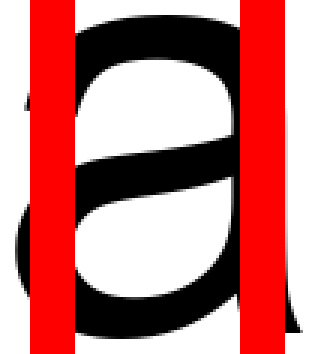
#> input picture new_vertical/letters_w_bars/A.png, 106 x 118 px (shown 3 times larger); its folder holds only this picture in this run
$ python extract_bars.py
#> lines starting #> are read from the running program, lines starting #| are printed output that depends on the picture; after the words box and inside, x2 and y2 are one past the last pixel; in counts of white or black regions, pixels touching at a corner belong together
import cv2
import numpy as np


def extract_vertical_red_bars(input_path, output_path):
    # Read image
    img = cv2.imread(input_path)
#> img is the input picture: shape (118, 106, 3); mean B, G, R 124.2, 124.2, 196.4
    if img is None:
        raise ValueError(f"Could not read {input_path}")

    # Convert to HSV
    hsv = cv2.cvtColor(img, cv2.COLOR_BGR2HSV)
#> hsv: shape (118, 106, 3); mean H, S, V 0, 72.2, 196.4

    # Red wraps around the hue axis, so use two ranges
    lower1 = np.array([0, 100, 100])
    upper1 = np.array([10, 255, 255])

    lower2 = np.array([170, 100, 100])
    upper2 = np.array([180, 255, 255])

    mask = cv2.inRange(hsv, lower1, upper1)
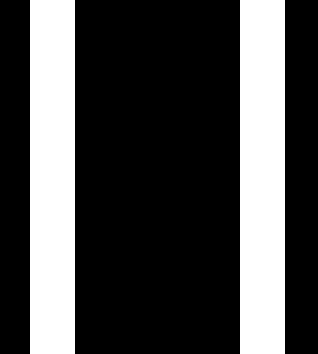
#> mask: shape (118, 106) (shown 3 times larger); 28.3% white; 2 white regions, box (x1, y1, x2, y2) and area: (10, 0, 25, 118) 1770, (80, 0, 95, 118) 1770
    mask |= cv2.inRange(hsv, lower2, upper2)

    # Find connected components
    num_labels, labels, stats, _ = cv2.connectedComponentsWithStats(mask)
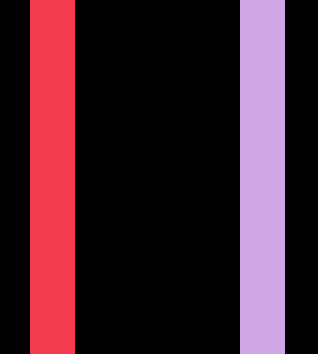
#> labels: shape (118, 106) int32 (shown 3 times larger); 3 distinct labels, from 0 to 2; one colour per label, 0 black
#> num_labels = 3; stats = [[0, 0, 106, 118, 8968], [10, 0, 15, 118, 1770], [80, 0, 15, 118, 1770]]

    # Output image
    result = np.zeros_like(img)

    for i in range(1, num_labels):  # Skip background
        x, y, w, h, area = stats[i]

        # Keep only tall, narrow components
        if h > 20 and h > 3 * w:
            result[labels == i] = img[labels == i]
#> this loop made 2 passes
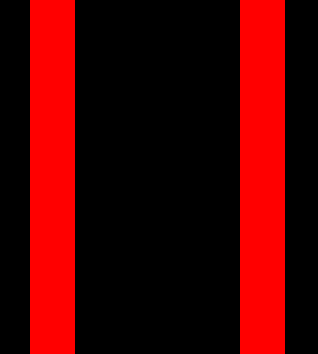
#> result: shape (118, 106, 3) (shown 3 times larger); mean B, G, R 0, 0, 72.2

    cv2.imwrite(output_path, result)

from pathlib import Path
bars = Path.cwd() / "new_vertical" / "letters_w_bars"
for b in bars.iterdir():
    extract_vertical_red_bars(b, Path.cwd() / 'new_vertical' / 'bars' / f"{b.name}.png")

$ run again, on new_vertical/letters_w_bars/C.png
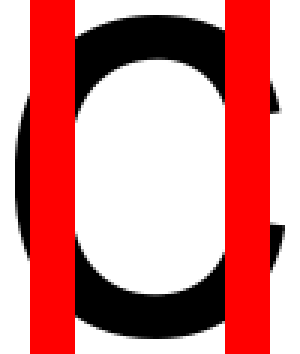
#> input picture new_vertical/letters_w_bars/C.png, 100 x 118 px (shown 3 times larger)
#> in extract_vertical_red_bars, img is the input picture: shape (118, 100, 3); mean B, G, R 135.1, 135.1, 211.6
#> hsv: shape (118, 100, 3); mean H, S, V 0, 76.5, 211.6
#> mask: shape (118, 100); 30% white; 2 white regions, box (x1, y1, x2, y2) and area: (10, 0, 25, 118) 1770, (75, 0, 90, 118) 1770
#> in extract_vertical_red_bars, `num_labels, labels, stats, _ = cv2.connectedComponentsWithStats(mask)`:
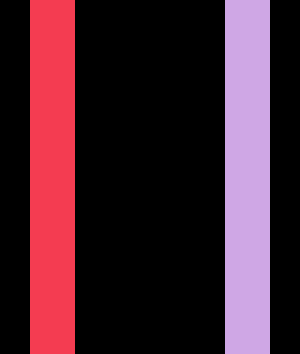
#> labels: shape (118, 100) int32 (shown 3 times larger); 3 distinct labels, from 0 to 2; one colour per label, 0 black
#> num_labels = 3; stats = [[0, 0, 100, 118, 8260], [10, 0, 15, 118, 1770], [75, 0, 15, 118, 1770]]
#> the loop in extract_vertical_red_bars, `for i in range(1, num_labels):` made 2 passes
#> after the loop in extract_vertical_red_bars, `for i in range(1, num_labels):`:
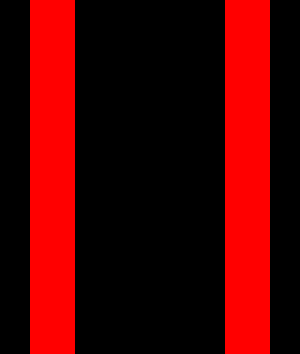
#> result: shape (118, 100, 3) (shown 3 times larger); mean B, G, R 0, 0, 76.5

$ run again, on new_vertical/letters_w_bars/D.png
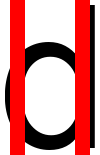
#> input picture new_vertical/letters_w_bars/D.png, 100 x 155 px
#> in extract_vertical_red_bars, img is the input picture: shape (155, 100, 3); mean B, G, R 135.9, 135.9, 212.4
#> hsv: shape (155, 100, 3); mean H, S, V 0, 76.5, 212.4
#> mask: shape (155, 100); 30% white; 2 white regions, box (x1, y1, x2, y2) and area: (10, 0, 25, 155) 2325, (75, 0, 90, 155) 2325
#> in extract_vertical_red_bars, `num_labels, labels, stats, _ = cv2.connectedComponentsWithStats(mask)`:
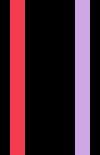
#> labels: shape (155, 100) int32; 3 distinct labels, from 0 to 2; one colour per label, 0 black
#> num_labels = 3; stats = [[0, 0, 100, 155, 10850], [10, 0, 15, 155, 2325], [75, 0, 15, 155, 2325]]
#> the loop in extract_vertical_red_bars, `for i in range(1, num_labels):` made 2 passes
#> after the loop in extract_vertical_red_bars, `for i in range(1, num_labels):`:
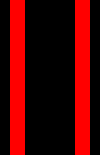
#> result: shape (155, 100, 3); mean B, G, R 0, 0, 76.5

$ run again, on new_vertical/letters_w_bars/A_cap.png
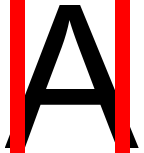
#> input picture new_vertical/letters_w_bars/A_cap.png, 144 x 153 px
#> in extract_vertical_red_bars, img is the input picture: shape (153, 144, 3); mean B, G, R 143.1, 143.1, 196.2
#> hsv: shape (153, 144, 3); mean H, S, V 0, 53.1, 196.2
#> mask: shape (153, 144); 20.8% white; 2 white regions, box (x1, y1, x2, y2) and area: (10, 0, 25, 153) 2295, (115, 0, 130, 153) 2295
#> in extract_vertical_red_bars, `num_labels, labels, stats, _ = cv2.connectedComponentsWithStats(mask)`:
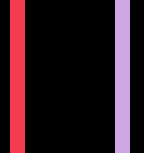
#> labels: shape (153, 144) int32; 3 distinct labels, from 0 to 2; one colour per label, 0 black
#> num_labels = 3; stats = [[0, 0, 144, 153, 17442], [10, 0, 15, 153, 2295], [115, 0, 15, 153, 2295]]
#> the loop in extract_vertical_red_bars, `for i in range(1, num_labels):` made 2 passes
#> after the loop in extract_vertical_red_bars, `for i in range(1, num_labels):`:
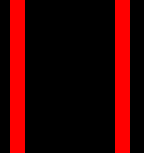
#> result: shape (153, 144, 3); mean B, G, R 0, 0, 53.1
